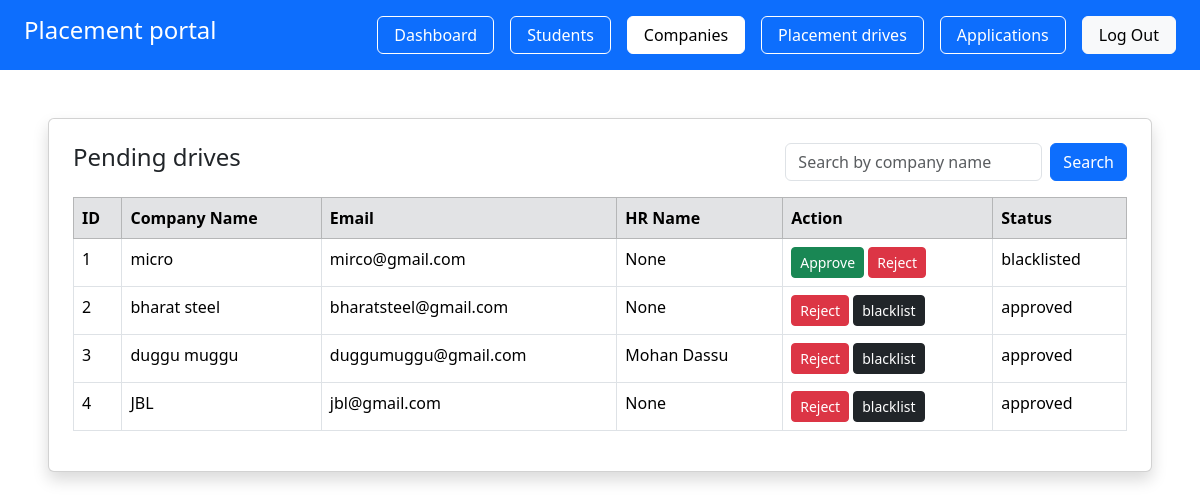
The app's page /admin/companies (signed in), older data.
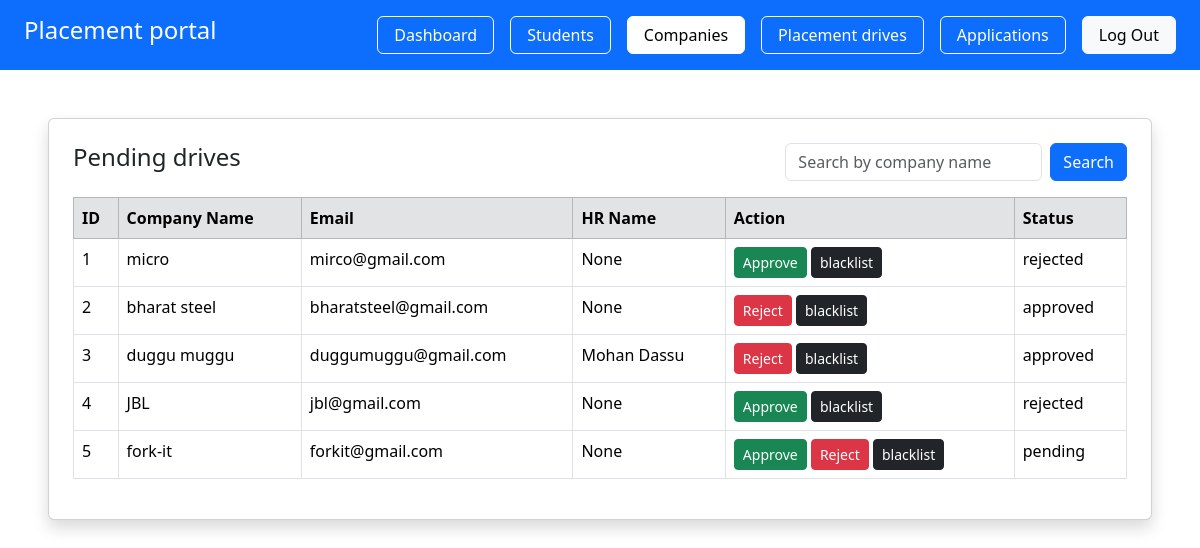
The same page, newer data.
### app/models.py (models this page shows, shortened)
class Company(db.Model):
     __tablename__ = "companies"
     id = db.Column(db.Integer, primary_key=True)
     user_id = db.Column(db.Integer, db.ForeignKey("users.id"), nullable=False)
     company_name = db.Column(db.String(150), nullable=False)
     hr_name = db.Column(db.String(100))
     website = db.Column(db.String(150))
     approval_status = db.Column(db.String(20), default="pending")
     is_blacklisted = db.Column(db.Boolean, default=False)
     user = db.relationship("User", backref=db.backref("company", uselist=False),uselist=False)

class User(UserMixin, db.Model):
     __tablename__ = "users"
     id = db.Column(db.Integer, primary_key=True)
     email = db.Column(db.String(120) , unique=True, nullable=False)
     password = db.Column(db.String(120) , nullable=False)
     role = db.Column(db.String(20), nullable=False)
     is_active = db.Column(db.Boolean, default=True)
     created_at = db.Column(db.DateTime, default=datetime.utcnow)

### app/admin/routes.py (the view)
@admin.route('/admin/companies')
@login_required
def companies():
     if current_user.role != 'admin':
        abort(403)
     search = request.args.get('search')
     if search:
         companies = Company.query.filter(
             Company.company_name.ilike(f"%{search}%")
         ).all()
     else:
         companies = Company.query.all()
     return render_template('admin/navigators/companies.html', companies=companies)

### app/__init__.py (called while the page is built)
@login_manager.user_loader
def load_user(user_id):
    from app.models import User
    return User.query.get(int(user_id))

### app/templates/admin/navigators/companies.html
{% extends 'base.html' %}
{% block content %}
<div class="card shadow p-4 mt-5 mx-5">
    <div class="d-flex justify-content-between">
          <h4>Pending drives</h4>
          <form method="GET" action="{{ url_for('admin.companies') }}" class="d-flex">
               <input type="text" name="search" placeholder="Search by company name" class="form-control me-2" value="{{ request.args.get('search','') }}">
               <button class="btn btn-primary">Search</button>
          </form>
    </div>
    {% if companies %}
    <table class="table table-bordered mt-3">
        <thead class="table-secondary">
            <tr>
                <th>ID</th>
                <th>Company Name</th>
                <th>Email</th>
                <th>HR Name</th>
                <th>Action</th>
                <th>Status</th>
            </tr>
        </thead>
        <tbody>
            {% for company in companies %}
            <tr>
                <td>{{ company.id }}</td>
                <td>{{ company.company_name }}</td>
                <td>{{ company.user.email }}</td>
                <td>{{ company.hr_name }}</td>
                <td>
                    {% if company.approval_status != 'approved'   %}
                         <a href="/admin/approve/{{ company.id }}"class="btn btn-success btn-sm">Approve</a>
                    {% endif %}
                    {% if company.approval_status != 'rejected'  %}
                         <a href="/admin/reject/{{ company.id }}" class="btn btn-danger btn-sm">Reject</a>
                    {% endif %}
                    {% if company.approval_status != 'blacklisted'  %}
                         <a href="/admin/blacklist/{{ company.id }}" class="btn btn-dark btn-sm">blacklist</a>
                    {% endif %}
                </td>
                <td>
                    {{company.approval_status}}
                </td>
            </tr>
            {% endfor %}
        </tbody>
    </table>
    {% else %}
        <p class="text-muted">No pending companies</p>
    {% endif %}
</div>
{% endblock %}

### app/templates/base.html (shortened to what this page needs)
<!DOCTYPE html>
<html>
<head>
    <link rel="stylesheet" href="{{ url_for('static', filename='style.css') }}">
<link href="https://cdn.jsdelivr.net/npm/bootstrap@5.3.2/dist/css/bootstrap.min.css" rel="stylesheet">
</head>
<body class="d-flex flex-column min-vh-100">
    {% include 'components/navbar.html'  %}
    {% block content %}{% endblock %}
</body>
</html>

### app/templates/components/navbar.html (shortened to what this page needs)
{% block navbar %}
<nav class="bg-primary py-3 px-4 d-flex justify-content-between">
     <h2 class="fs-4 text-white">Placement portal</h2>
     {% if current_user.is_authenticated %}
     <div class="d-flex ">
          {% if current_user.role=='admin' %}
               <a href="{{ url_for('admin.a_admin') }}"
                  class="nav-btn btn-outline-light px-3 me-3 {% if request.path == '/admin/dashboard' %}active{% endif %}  ">
                  Dashboard
               </a>
               <a href="{{ url_for('admin.students') }}"
                  class="nav-btn btn-outline-light px-3 me-3 {% if request.path == '/admin/students' %}active{% endif %}  ">
                  Students
               </a>
               <a href="{{ url_for('admin.companies') }}"
                  class="nav-btn btn-outline-light px-3 me-3 {% if request.path == '/admin/companies' %}active{% endif %}  ">
                  Companies
               </a>
               <a href="{{ url_for('admin.drives') }}"
                  class="nav-btn btn-outline-light px-3 me-3 {% if request.path == '/admin/drives' %}active{% endif %}  ">
                  Placement drives
               </a>
               <a href="{{ url_for('admin.applicants') }}"
                  class="nav-btn btn-outline-light px-3 me-3 {% if request.path == '/admin/applicants' %}active{% endif %}  ">
                  Applications
               </a>
          {% endif %}
          <a href="{{ url_for('auth.logout') }}" class="btn btn-light px-3" >Log Out</a>
     </div>
     {% else %}
     <div>
          <a href="{{ url_for('auth.login') }}" class="btn btn-light px-3">Login</a>
          <a href="{{ url_for('auth.register_student') }}" class="btn btn-secondary px-3">Register</a>
     </div>
     {% endif %}
</nav>
{% endblock %}

### app/static/style.css (style rules this page uses)
.active { color: black; background-color: blue; }
.nav-btn { color: white; border: 1px solid white; border-radius: 6px; text-decoration: none; flex: content; justify-content: center; align-content: center; }
.nav-btn.active { color: black; background-color: white; border-radius: 6px; text-decoration: none; flex: content; justify-content: center; align-content: center; }

Row changes from the older to the newer data that the page shows:
changed Company "micro": approval_status "blacklisted" → "rejected"; approval_status "Reject" → "blacklist"
changed Company "JBL": approval_status "approved" → "rejected"; approval_status "Reject" → "Approve"
added Company: id "5", company_name "fork-it", user.email "forkit@gmail.com", hr_name "None", approval_status "pending"
